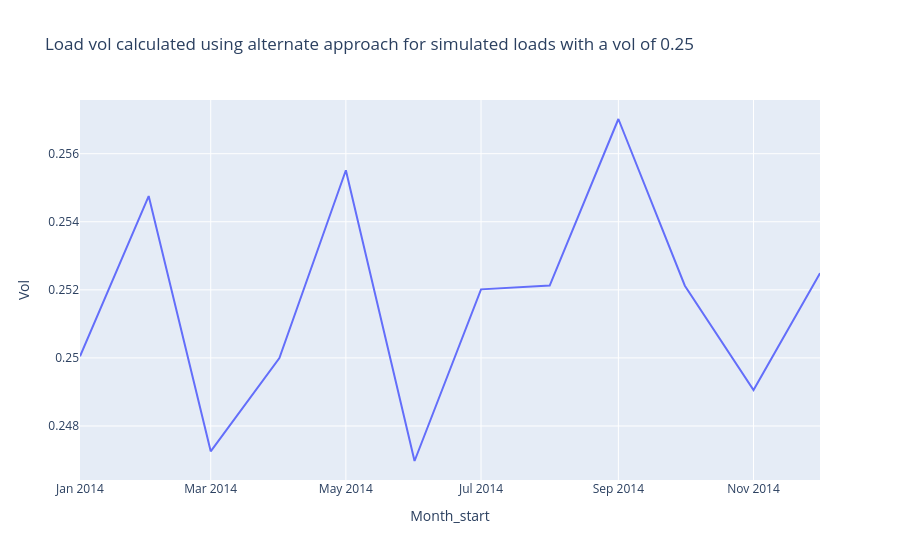

Write notebook code for a chart like this one.
### Code cell
(simulated_load.pivot_table(
    index='Month_start',
    # values='Load', # For T-0 GBM
    values='return_Load',   # For step-wise GBM
    aggfunc='std'
) / simulated_load.pivot_table(
    index='Month_start',
    # values='Load', # For T-0 GBM
    values='return_Load', # For step-wise GBM
    aggfunc='mean'
)).rename(
    columns={
        # 'Load': 'Coeff_variation' # For T-0 GBM
        'return_Load': 'Coeff_variation' # For step-wise GBM
    }
).assign(
    Time_to_middle=lambda DF: ((DF.index + pd.Timedelta(days=15)) - (DF.index)[0]) / (365 * pd.Timedelta(days=1)),
    # Vol=lambda DF: np.sqrt(np.log(1 + (DF.Coeff_variation ** 2)) / DF.Time_to_middle), # For T-0 GBM
    Vol=lambda DF: np.sqrt(np.log(1 + (DF.Coeff_variation ** 2)) / (1 / 8760)), # For step-wise GBM
).pipe(
    px.line,
    y='Vol',
    title=f'Load vol calculated using alternate approach for simulated loads with a vol of {sigma_load}'
)

### Figure 1 — Plotly figure (JSON) as saved in the notebook; plotly's stock layout.template omitted (floating-point values rounded to 4 significant figures)
{"data": [{"hovertemplate": "Month_start=%{x}<br>Vol=%{y}<extra></extra>", "legendgroup": "", "line": {"color": "#636efa", "dash": "solid"}, "marker": {"symbol": "circle"}, "mode": "lines", "name": "", "orientation": "v", "showlegend": false, "type": "scatter", "x": ["2014-01-01T00:00:00", "2014-02-01T00:00:00", "2014-03-01T00:00:00", "2014-04-01T00:00:00", "2014-05-01T00:00:00", "2014-06-01T00:00:00", "2014-07-01T00:00:00", "2014-08-01T00:00:00", "2014-09-01T00:00:00", "2014-10-01T00:00:00", "2014-11-01T00:00:00", "2014-12-01T00:00:00"], "xaxis": "x", "y": [0.25, 0.2548, 0.2473, 0.25, 0.2555, 0.247, 0.252, 0.2521, 0.257, 0.2521, 0.2491, 0.2525], "yaxis": "y"}], "layout": {"legend": {"tracegroupgap": 0}, "title": {"text": "Load vol calculated using alternate approach for simulated loads with a vol of 0.25"}, "xaxis": {"anchor": "y", "domain": [0, 1], "title": {"text": "Month_start"}}, "yaxis": {"anchor": "x", "domain": [0, 1], "title": {"text": "Vol"}}}}
